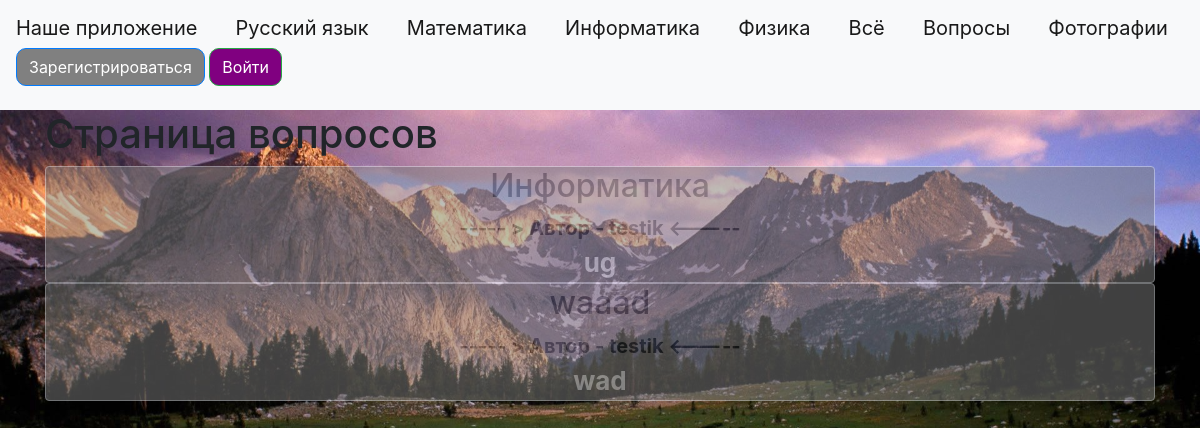
Page /questions.html on the committed database.
### data/news.py (models this page shows)
class News(SqlAlchemyBase):
    __tablename__ = 'news'
    id = sqlalchemy.Column(sqlalchemy.Integer,
                           primary_key=True, autoincrement=True)
    title = sqlalchemy.Column(sqlalchemy.String, nullable=True)
    content = sqlalchemy.Column(sqlalchemy.String, nullable=True)
    created_date = sqlalchemy.Column(sqlalchemy.DateTime,
                                     default=datetime.datetime.now)
    is_question = sqlalchemy.Column(sqlalchemy.Boolean, default=True)
    user_id = sqlalchemy.Column(sqlalchemy.Integer,
                                sqlalchemy.ForeignKey("users.id"))
    user = orm.relationship('User')

### data/users.py (models this page shows, shortened)
class User(SqlAlchemyBase, UserMixin):
    __tablename__ = 'users'
    id = sqlalchemy.Column(sqlalchemy.Integer,
                           primary_key=True, autoincrement=True)
    name = sqlalchemy.Column(sqlalchemy.String, nullable=True)
    about = sqlalchemy.Column(sqlalchemy.String, nullable=True)
    email = sqlalchemy.Column(sqlalchemy.String,
                              index=True, unique=True, nullable=True)
    hashed_password = sqlalchemy.Column(sqlalchemy.String, nullable=True)
    created_date = sqlalchemy.Column(sqlalchemy.DateTime,
                                     default=datetime.datetime.now)
    news = orm.relationship("News", back_populates='user')

### main.py (the view)
@app.route("/questions.html")
def questions():
    db_sess = db_session.create_session()
    news = db_sess.query(News).filter(News.is_question == True)
    return render_template("questions.html", news=news, title='QUESTIONS')

### data/db_session.py (called while the page is built)
def create_session() -> Session:
    global __factory
    return __factory()

### templates/questions.html (shortened to what this page needs)
{% extends "base.html" %}
{% block content %}
<h1>Страница вопросов</h1>
{% for item in news%}
<div class="col-md6 border rounded" style="background-color: gray; opacity: .5;">
    <h2 style="text-align: center;">{{item.title}}</h2>
    <div style="font-size: 20px; text-align: center; font-weight: bold">
        ----- > Автор - {{item.user.name}} <-----
    </div>
    <div style="text-align: center; font-size: 26px; font-weight: bold; color: white;">
        {{item.content}}
    </div>
</div>
{% endfor %}
{% endblock %}

### rows in the picture
News: title "Информатика", user.name "testik", content "ug"
News: title "waaad", user.name "testik", content "wad"
